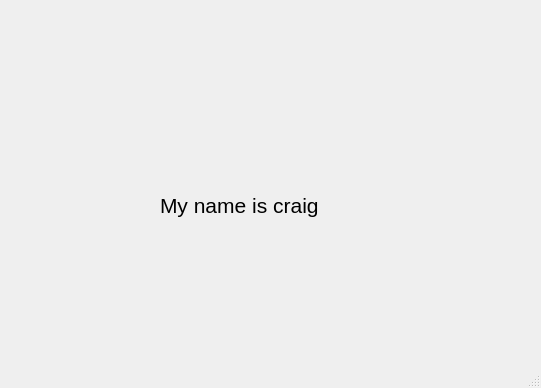
<?xml version="1.0" encoding="UTF-8"?>
<ui version="4.0">
 <class>MainWindow</class>
 <widget class="QMainWindow" name="MainWindow">
  <property name="geometry">
   <rect>
    <x>0</x>
    <y>0</y>
    <width>541</width>
    <height>388</height>
   </rect>
  </property>
  <property name="windowTitle">
   <string>MainWindow</string>
  </property>
  <widget class="QWidget" name="centralwidget">
   <widget class="QLabel" name="label">
    <property name="geometry">
     <rect>
      <x>160</x>
      <y>140</y>
      <width>271</width>
      <height>131</height>
     </rect>
    </property>
    <property name="font">
     <font>
      <pointsize>16</pointsize>
     </font>
    </property>
    <property name="text">
     <string>My name is craig</string>
    </property>
   </widget>
  </widget>
  <widget class="QMenuBar" name="menubar">
   <property name="geometry">
    <rect>
     <x>0</x>
     <y>0</y>
     <width>541</width>
     <height>21</height>
    </rect>
   </property>
  </widget>
  <widget class="QStatusBar" name="statusbar"/>
 </widget>
 <resources/>
 <connections/>
</ui>
